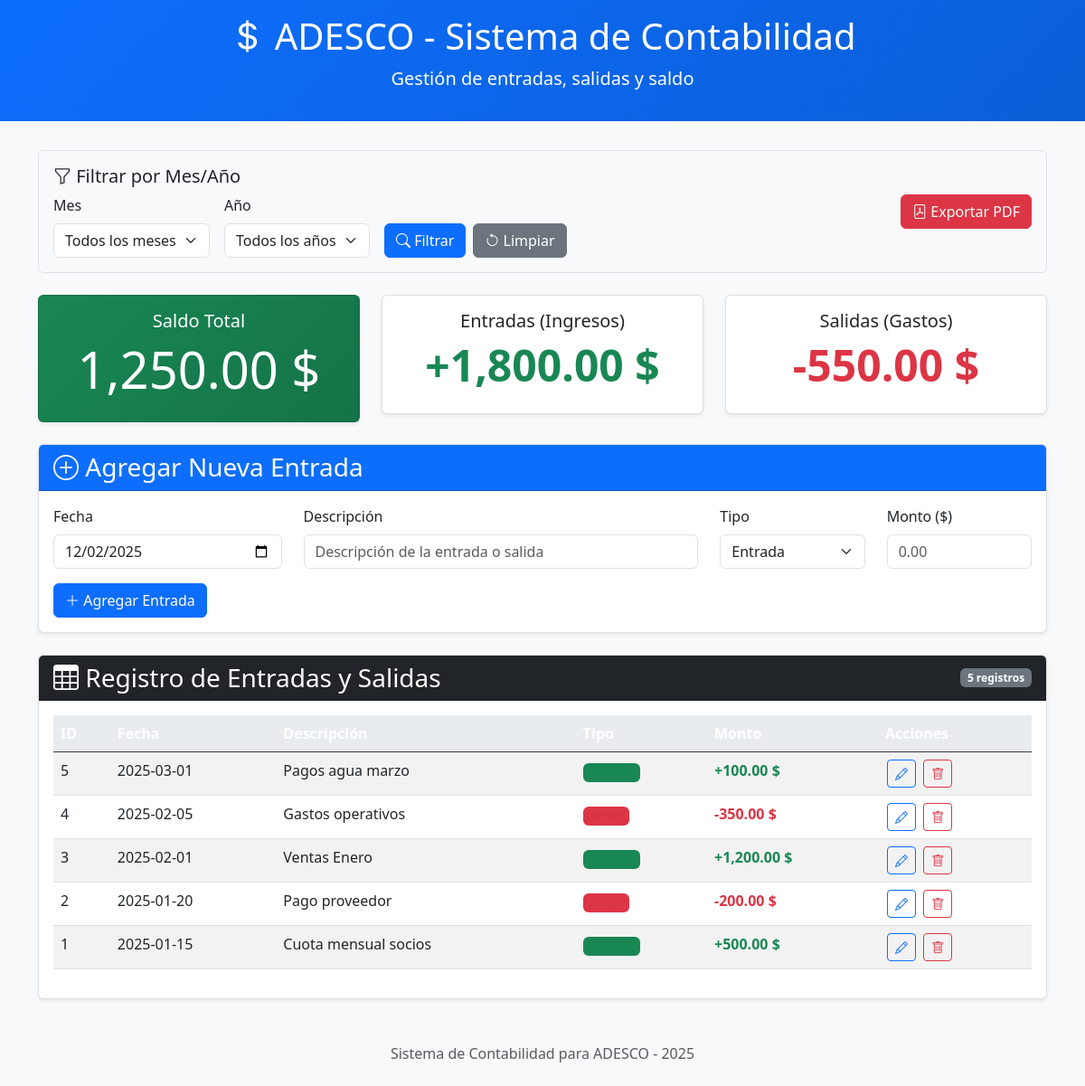
Screenshot of /index_filtered.php with the database file from the repository.
### tables this page shows
CREATE TABLE accounting_entries (
    id INT AUTO_INCREMENT PRIMARY KEY,
    date DATE NOT NULL,
    description VARCHAR(255) NOT NULL,
    entry_type ENUM('entrada', 'salida') NOT NULL,
    amount DECIMAL(10, 2) NOT NULL,
    created_at TIMESTAMP DEFAULT CURRENT_TIMESTAMP,
    updated_at TIMESTAMP DEFAULT CURRENT_TIMESTAMP ON UPDATE CURRENT_TIMESTAMP
);

### index_filtered.php (the view, shortened to what this page needs)
<?php
$month = isset($_GET['month']) ? (int)$_GET['month'] : 0;
$year = isset($_GET['year']) ? (int)$_GET['year'] : 0;
$where_clause = "";
$params = [];
$conn = getConnection();
$sql = "SELECT * FROM accounting_entries " . $where_clause . " ORDER BY date DESC";
$stmt = $conn->prepare($sql);
$stmt->execute($params);
$entries = $stmt->fetchAll(PDO::FETCH_ASSOC);
$total_entradas = 0;
$total_salidas = 0;
foreach ($entries as $entry) {
    if ($entry['entry_type'] == 'entrada') {
        $total_entradas += $entry['amount'];
    } else {
        $total_salidas += $entry['amount'];
    }
}
$saldo = $total_entradas - $total_salidas;
$edit_entry = null;
?>
<!DOCTYPE html>
<html lang="es">
<head>
    <link href="https://cdn.jsdelivr.net/npm/bootstrap@5.3.0/dist/css/bootstrap.min.css" rel="stylesheet">
    <link rel="stylesheet" href="https://cdn.jsdelivr.net/npm/bootstrap-icons@1.7.2/font/bootstrap-icons.css">
</head>
<body>
    <div class="header">
        <div class="container">
            <div class="row">
                <div class="col-12 text-center">
                    <h1><i class="bi bi-currency-dollar"></i> ADESCO - Sistema de Contabilidad</h1>
                    <p class="lead">Gestión de entradas, salidas y saldo</p>
                </div>
            </div>
        </div>
    </div>
    <div class="container">
        <div class="filter-section">
            <div class="row align-items-center">
                <div class="col-md-8">
                    <h5><i class="bi bi-funnel"></i> Filtrar por Mes/Año</h5>
                    <form method="GET" class="d-flex flex-wrap">
                        <div class="me-3 mb-2 mb-md-0">
                            <label for="month" class="form-label">Mes</label>
                            <select name="month" id="month" class="form-select">
                                <option value="0">Todos los meses</option>
                            </select>
                        </div>
                        <div class="me-3 mb-2 mb-md-0">
                            <label for="year" class="form-label">Año</label>
                            <select name="year" id="year" class="form-select">
                                <option value="0">Todos los años</option>
                            </select>
                        </div>
                        <div class="d-flex align-items-end">
                            <button type="submit" class="btn btn-primary me-2">
                                <i class="bi bi-search"></i> Filtrar
                            </button>
                            <a href="index.php" class="btn btn-secondary">
                                <i class="bi bi-arrow-counterclockwise"></i> Limpiar
                            </a>
                        </div>
                    </form>
                </div>
                <div class="col-md-4 text-md-end mt-3 mt-md-0">
                    <a href="generate_pdf_simple.php?month=<?php echo $month; ?>&year=<?php echo $year; ?>"
                       class="btn btn-danger" target="_blank">
                        <i class="bi bi-file-pdf"></i> Exportar PDF
                    </a>
                </div>
            </div>
        </div>
        <div class="row mb-4">
            <div class="col-md-4">
                <div class="card balance-card text-center">
                    <div class="card-body">
                        <h5 class="card-title">Saldo Total <?php echo ($month > 0 && $year > 0) ? '(' . date('F Y', mktime(0, 0, 0, $month, 1, $year)) . ')' : ''; ?></h5>
                        <h2 class="display-4"><?php echo number_format($saldo, 2); ?> $</h2>
                    </div>
                </div>
            </div>
            <div class="col-md-4">
                <div class="card text-center">
                    <div class="card-body">
                        <h5 class="card-title">Entradas (Ingresos) <?php echo ($month > 0 && $year > 0) ? '(' . date('F Y', mktime(0, 0, 0, $month, 1, $year)) . ')' : ''; ?></h5>
                        <h2 class="display-5 entrada">+<?php echo number_format($total_entradas, 2); ?> $</h2>
                    </div>
                </div>
            </div>
            <div class="col-md-4">
                <div class="card text-center">
                    <div class="card-body">
                        <h5 class="card-title">Salidas (Gastos) <?php echo ($month > 0 && $year > 0) ? '(' . date('F Y', mktime(0, 0, 0, $month, 1, $year)) . ')' : ''; ?></h5>
                        <h2 class="display-5 salida">-<?php echo number_format($total_salidas, 2); ?> $</h2>
                    </div>
                </div>
            </div>
        </div>
        <div class="row mb-4">
            <div class="col-12">
                <div class="card">
                    <div class="card-header bg-primary text-white">
                        <h3 class="mb-0">
                            <?php echo $edit_entry ? '<i class="bi bi-pencil"></i> Editar Entrada' : '<i class="bi bi-plus-circle"></i> Agregar Nueva Entrada'; ?>
                        </h3>
                    </div>
                    <div class="card-body">
                        <form method="POST" action="">
                            <div class="row">
                                <div class="col-md-3">
                                    <label for="date" class="form-label">Fecha</label>
                                    <input type="date" class="form-control" id="date" name="date"
                                           value="<?php echo $edit_entry ? $edit_entry['date'] : date('Y-m-d'); ?>" required>
                                </div>
                                <div class="col-md-5">
                                    <label for="description" class="form-label">Descripción</label>
                                    <input type="text" class="form-control" id="description" name="description"
                                           placeholder="Descripción de la entrada o salida"
                                           value="<?php echo $edit_entry ? htmlspecialchars($edit_entry['description']) : ''; ?>" required>
                                </div>
                                <div class="col-md-2">
                                    <label for="type" class="form-label">Tipo</label>
                                    <select class="form-select" id="type" name="type" required>
                                        <option value="entrada" <?php echo ($edit_entry && $edit_entry['entry_type'] == 'entrada') ? 'selected' : ''; ?>>Entrada</option>
                                    </select>
                                </div>
                                <div class="col-md-2">
                                    <label for="amount" class="form-label">Monto ($)</label>
                                    <input type="number" step="0.01" class="form-control" id="amount" name="amount"
                                           placeholder="0.00" min="0"
                                           value="<?php echo $edit_entry ? $edit_entry['amount'] : ''; ?>" required>
                                </div>
                            </div>
                            <div class="mt-3">
                                <?php if ($edit_entry): ?>
                                    <button type="submit" name="update_entry" class="btn btn-warning">
                                        <i class="bi bi-save"></i> Actualizar Entrada
                                    </button>
                                    <a href="index.php<?php echo ($month > 0 || $year > 0) ? '?month=' . $month . '&year=' . $year : ''; ?>" class="btn btn-secondary">
                                        <i class="bi bi-x-circle"></i> Cancelar
                                    </a>
                                <?php else: ?>
                                    <button type="submit" name="add_entry" class="btn btn-primary">
                                        <i class="bi bi-plus-lg"></i> Agregar Entrada
                                    </button>
                                <?php endif; ?>
                            </div>
                        </form>
                    </div>
                </div>
            </div>
        </div>
        <div class="row">
            <div class="col-12">
                <div class="card">
                    <div class="card-header bg-dark text-white d-flex justify-content-between align-items-center">
                        <h3 class="mb-0"><i class="bi bi-table"></i> Registro de Entradas y Salidas</h3>
                        <span class="badge bg-secondary"><?php echo count($entries); ?> registros<?php echo (($month > 0 || $year > 0) ? ' filtrados' : ''); ?></span>
                    </div>
                    <div class="card-body">
                        <?php if (count($entries) > 0): ?>
                            <div class="table-responsive">
                                <table class="table table-striped table-hover">
                                    <thead class="table-dark">
                                        <tr>
                                            <th>ID</th>
                                            <th>Fecha</th>
                                            <th>Descripción</th>
                                            <th>Tipo</th>
                                            <th>Monto</th>
                                            <th>Acciones</th>
                                        </tr>
                                    </thead>
                                    <tbody>
                                        <?php foreach ($entries as $entry): ?>
                                            <tr>
                                                <td><?php echo htmlspecialchars($entry['id']); ?></td>
                                                <td><?php echo htmlspecialchars($entry['date']); ?></td>
                                                <td><?php echo htmlspecialchars($entry['description']); ?></td>
                                                <td>
                                                    <?php if ($entry['entry_type'] == 'entrada'): ?>
                                                        <span class="badge bg-success entrada">Entrada</span>
                                                    <?php else: ?>
                                                        <span class="badge bg-danger salida">Salida</span>
                                                    <?php endif; ?>
                                                </td>
                                                <td>
                                                    <?php if ($entry['entry_type'] == 'entrada'): ?>
                                                        <span class="entrada">+<?php echo number_format($entry['amount'], 2); ?> $</span>
                                                    <?php else: ?>
                                                        <span class="salida">-<?php echo number_format($entry['amount'], 2); ?> $</span>
                                                    <?php endif; ?>
                                                </td>
                                                <td>
                                                    <a href="?edit=<?php echo $entry['id']; ?><?php echo ($month > 0 || $year > 0) ? '&month=' . $month . '&year=' . $year : ''; ?>"
                                                       class="btn btn-sm btn-outline-primary action-btn">
                                                        <i class="bi bi-pencil"></i>
                                                    </a>
                                                    <form method="POST" style="display: inline;"
                                                          onsubmit="return confirm('¿Estás seguro de que deseas eliminar esta entrada?');">
                                                        <button type="submit" name="delete_entry" class="btn btn-sm btn-outline-danger action-btn">
                                                            <i class="bi bi-trash"></i>
                                                        </button>
                                                    </form>
                                                </td>
                                            </tr>
                                        <?php endforeach; ?>
                                    </tbody>
                                </table>
                            </div>
                        <?php endif; ?>
                    </div>
                </div>
            </div>
        </div>
        <footer class="mt-5 mb-4 text-center text-muted">
            <p>Sistema de Contabilidad para ADESCO - <?php echo date('Y'); ?></p>
        </footer>
    </div>
</body>
</html>

### index_filtered.php (style rules this page uses)
body { background-color: #f8f9fa; }
.header { background: linear-gradient(135deg, #0d6efd, #0b5ed7); color: white; padding: 1rem 0; margin-bottom: 2rem; }
.card { box-shadow: 0 0.125rem 0.25rem rgba(0, 0, 0, 0.075); border: 1px solid rgba(0, 0, 0, 0.125); }
.balance-card { background: linear-gradient(135deg, #198754, #157347); color: white; }
.entrada { color: #198754; font-weight: bold; }
.salida { color: #dc3545; font-weight: bold; }
.table th { background-color: #e9ecef; }
.action-btn { margin: 0 2px; }
.filter-section { background-color: #f8f9fa; border: 1px solid #dee2e6; border-radius: 0.375rem; padding: 1rem; margin-bottom: 1.5rem; }

### rows the page displays
accounting_entries: id "5", date "2025-03-01", description "Pagos agua marzo", amount "100.00"
accounting_entries: id "4", date "2025-02-05", description "Gastos operativos", amount "350.00"
accounting_entries: id "3", date "2025-02-01", description "Ventas Enero", amount "1,200.00"
accounting_entries: id "2", date "2025-01-20", description "Pago proveedor", amount "200.00"
accounting_entries: id "1", date "2025-01-15", description "Cuota mensual socios", amount "500.00"

### other values shown
$saldo "1,250.00"
$total_entradas "1,800.00"
$total_salidas "550.00"
count($entries) "5"
